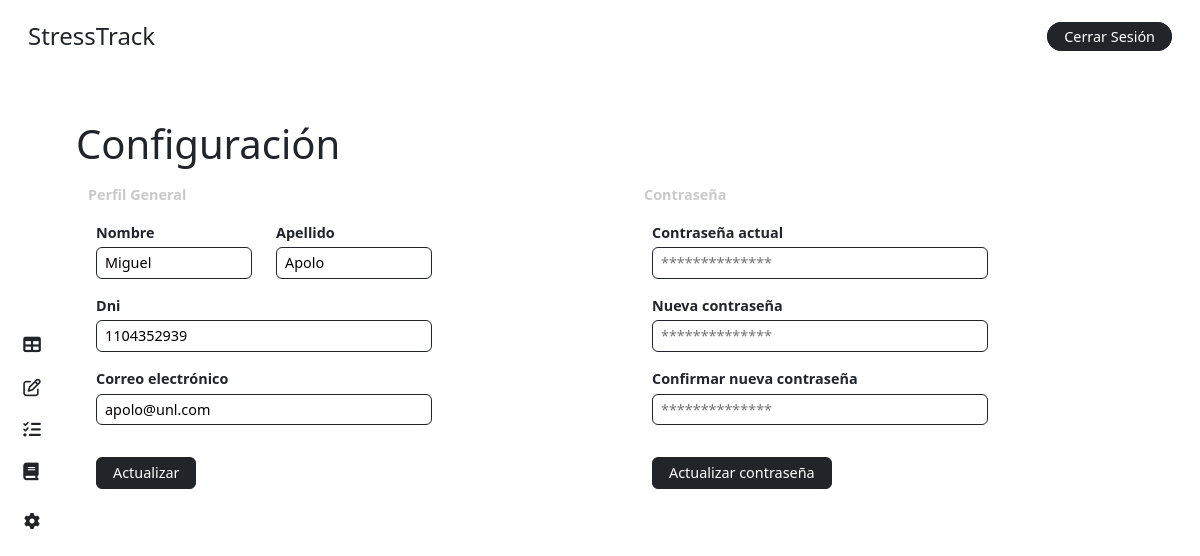
/profile/ (signed in), run on an earlier commit of the app's database.
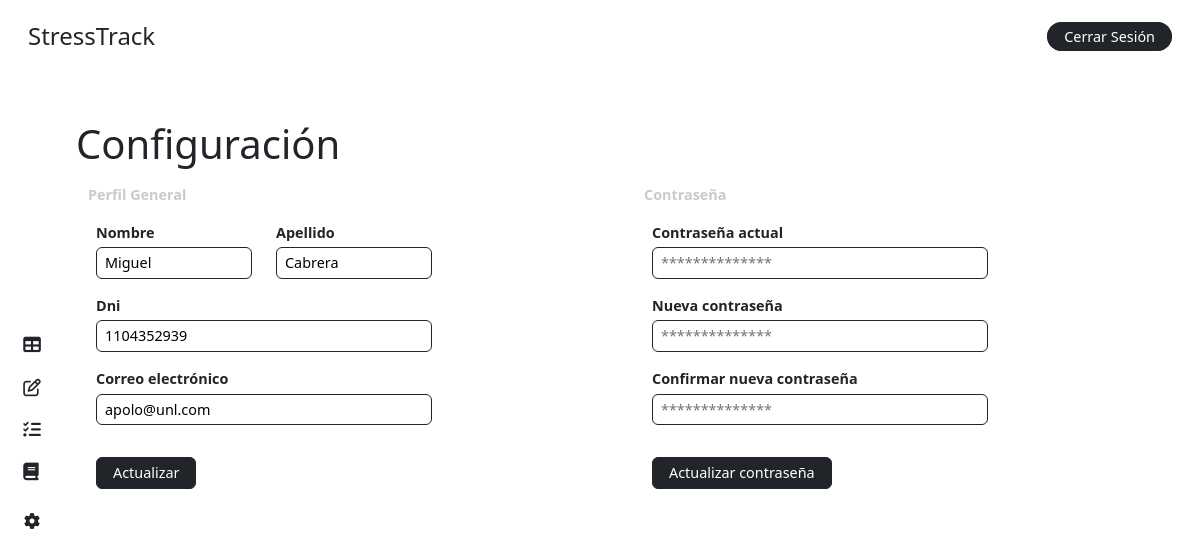
And on a later commit of the database.
### stress/models.py (models this page shows, shortened)
class CustomUser(AbstractBaseUser, PermissionsMixin):
    ROLE_CHOICES = [
        ('student', 'Alumno'),
        ('teacher', 'Profesor'),
        ('superuser', 'Administrador'),
    ]
    first_name = models.CharField(max_length=50, blank=True)
    last_name = models.CharField(max_length=50, blank=True)
    dni = models.CharField(max_length=10, unique=True, blank=True, null=True)
    email = models.EmailField(unique=True)
    role = models.CharField(max_length=20, choices=ROLE_CHOICES, default='student')
    is_active = models.BooleanField(default=True)
    is_staff = models.BooleanField(default=False)
    stress = models.IntegerField(default=0)
    share_stress_level = models.BooleanField(default=False)
    course = models.ForeignKey(Course, on_delete=models.CASCADE, related_name='students', null=True, blank=True)
    group = models.ForeignKey(Team, on_delete=models.CASCADE, related_name='members', null=True, blank=True)
    objects = CustomUserManager()
    USERNAME_FIELD = 'email'
    REQUIRED_FIELDS = []

### stress/views.py (the view, shortened to what this page needs)
# urls.py: path('profile/', views.profile, name='profile'),
@login_required
def profile(request):
    user = request.user
    form = CustomUserUpdateForm(instance=user)
    form_pass = CustomPasswordChangeForm(user=user)
    context = {
        'form': form,
        'form_pass': form_pass,
        'share_stress': user.share_stress_level,
        'role': user.role,
    }
    return render(request, 'dashboard/profile.html', context)

### stress/forms.py
class CustomUserUpdateForm(forms.ModelForm):
    first_name = forms.CharField(widget=forms.TextInput(attrs={
        'placeholder': 'Andy',
        'class': 'w-100 fs-7 py-1 px-2 border border-1 border-dark rounded-2'
    }))
    last_name = forms.CharField(widget=forms.TextInput(attrs={
        'placeholder': 'Apolo',
        'class': 'w-100 fs-7 py-1 px-2 border border-1 border-dark rounded-2'
    }))
    dni = forms.CharField(widget=forms.TextInput(attrs={
        'placeholder': '1103982731',
        'class': 'w-100 fs-7 py-1 px-2 border border-1 border-dark rounded-2'
    }))
    email = forms.EmailField(widget=forms.EmailInput(attrs={
        'placeholder': 'ejemplo@unl.edu.ec',
        'class': 'w-100 fs-7 py-1 px-2 border border-1 border-dark rounded-2'
    }))
    class Meta:
        model = CustomUser
        fields = ['first_name', 'last_name', 'dni', 'email']

### stress/templates/dashboard/profile.html (shortened to what this page needs)
{% extends "base/dashboard_base.html" %}
{% block content %}
{% include "elements/dashboard_sidebar.html" with role=role %}
<main class="main p-4">
    <div class="row mt-4">
        <div class="col-12 p-0">
            <h1 class="m-0">Configuración</h1>
        </div>
    </div>
    <div class="row">
        <div class="col-6 mt-2">
            <label class="text-grisillo fw-bold my-2">Perfil General</label>
            <form action="" method="POST" class="mb-2 p-2">
                <div class="row mb-3">
                    <div class="col-4">
                        <label class="d-block pb-1 fs-7 fw-bold" for="">Nombre</label>
                        {{ form.first_name }}
                    </div>
                    <div class="col-4">
                        <label class="d-block pb-1 fs-7 fw-bold" for="">Apellido</label>
                        {{ form.last_name }}
                    </div>
                </div>
                <div class="row mb-3">
                    <div class="col-8">
                        <label class="d-block pb-1 fs-7 fw-bold" for="">Dni</label>
                        {{ form.dni }}
                    </div>
                </div>
                <div class="row mb-3">
                    <div class="col-8">
                        <label class="d-block pb-1 fs-7 fw-bold" for="">Correo electrónico</label>
                        {{ form.email }}
                    </div>
                </div>
                <div class="d-flex justify-content-start mt-4 pt-2">
                    <button class="fs-7 bg-dark text-white border border-dark rounded-2 py-1 px-3"
                        type="submit" name="form-update-user" value="form-update-user">Actualizar</button>
                </div>
            </form>
        </div>
        <div class="col-6 mt-2">
            <label class="text-grisillo fw-bold my-2">Contraseña</label>
            <form action="" method="POST" class="mb-2 p-2">
                <div class="row mb-3">
                    <div class="col-8">
                        <label class="d-block pb-1 fs-7 fw-bold" for="">Contraseña actual</label>
                        {{ form_pass.old_password }}
                    </div>
                </div>
                <div class="row mb-3">
                    <div class="col-8">
                        <label class="d-block pb-1 fs-7 fw-bold" for="">Nueva contraseña</label>
                        {{ form_pass.new_password1 }}
                    </div>
                </div>
                <div class="row mb-3">
                    <div class="col-8">
                        <label class="d-block pb-1 fs-7 fw-bold" for="">Confirmar nueva contraseña</label>
                        {{ form_pass.new_password2 }}
                    </div>
                </div>
                <div class="d-flex justify-content-start mt-4 pt-2">
                    <button class="fs-7 bg-dark text-white border border-dark rounded-2 py-1 px-3"
                        type="submit" name="form-update-pass" value="form-update-pass">Actualizar contraseña</button>
                </div>
            </form>
        </div>
    </div>
</main>
{% endblock %}

What changed in the data, as far as the page shows it:
changed CustomUser "Miguel": last_name "Apolo" → "Cabrera"
